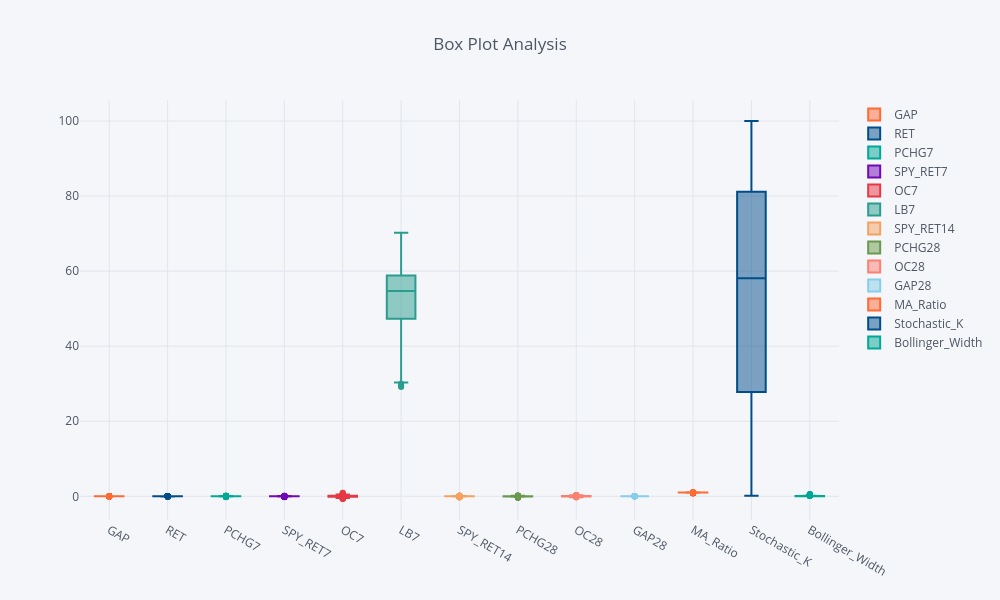

Notebook source saved alongside this figure:
### Code cell
# Study distribution
X.iplot(
    kind="box",
    showlegend=True,
    title="Box Plot Analysis",
    )

### Figure 1 — Plotly figure (JSON) as saved in the notebook; plotly's stock layout.template omitted (floating-point values rounded to 4 significant figures; data arrays with more than 128 entries replaced by an {"elided": "..."} marker saying what was removed)
{"data": [{"marker": {"color": "#FF6B35"}, "name": "GAP", "type": "box", "y": {"elided": "1401 float values"}}, {"marker": {"color": "#004E89"}, "name": "RET", "type": "box", "y": {"elided": "1401 float values"}}, {"marker": {"color": "#00A896"}, "name": "PCHG7", "type": "box", "y": {"elided": "1401 float values"}}, {"marker": {"color": "#7209B7"}, "name": "SPY_RET7", "type": "box", "y": {"elided": "1401 float values"}}, {"marker": {"color": "#E63946"}, "name": "OC7", "type": "box", "y": {"elided": "1401 float values"}}, {"marker": {"color": "#2A9D8F"}, "name": "LB7", "type": "box", "y": {"elided": "1401 float values"}}, {"marker": {"color": "#F4A261"}, "name": "SPY_RET14", "type": "box", "y": {"elided": "1401 float values"}}, {"marker": {"color": "#6A994E"}, "name": "PCHG28", "type": "box", "y": {"elided": "1401 float values"}}, {"marker": {"color": "#FA8072"}, "name": "OC28", "type": "box", "y": {"elided": "1401 float values"}}, {"marker": {"color": "#87CEEB"}, "name": "GAP28", "type": "box", "y": {"elided": "1401 float values"}}, {"marker": {"color": "#FF6B35"}, "name": "MA_Ratio", "type": "box", "y": {"elided": "1401 float values"}}, {"marker": {"color": "#004E89"}, "name": "Stochastic_K", "type": "box", "y": {"elided": "1401 float values"}}, {"marker": {"color": "#00A896"}, "name": "Bollinger_Width", "type": "box", "y": {"elided": "1401 float values"}}], "layout": {"height": 600, "legend": {"bgcolor": "#F5F6F9", "font": {"color": "#4D5663"}}, "paper_bgcolor": "#F5F6F9", "plot_bgcolor": "#F5F6F9", "showlegend": true, "title": {"text": "Box Plot Analysis"}, "width": 1000, "xaxis": {"gridcolor": "#E1E5ED", "showgrid": true, "tickfont": {"color": "#4D5663"}, "title": {"font": {"color": "#4D5663"}, "text": ""}, "zerolinecolor": "#E1E5ED"}, "yaxis": {"gridcolor": "#E1E5ED", "showgrid": true, "tickfont": {"color": "#4D5663"}, "title": {"font": {"color": "#4D5663"}, "text": ""}, "zerolinecolor": "#E1E5ED"}}}
